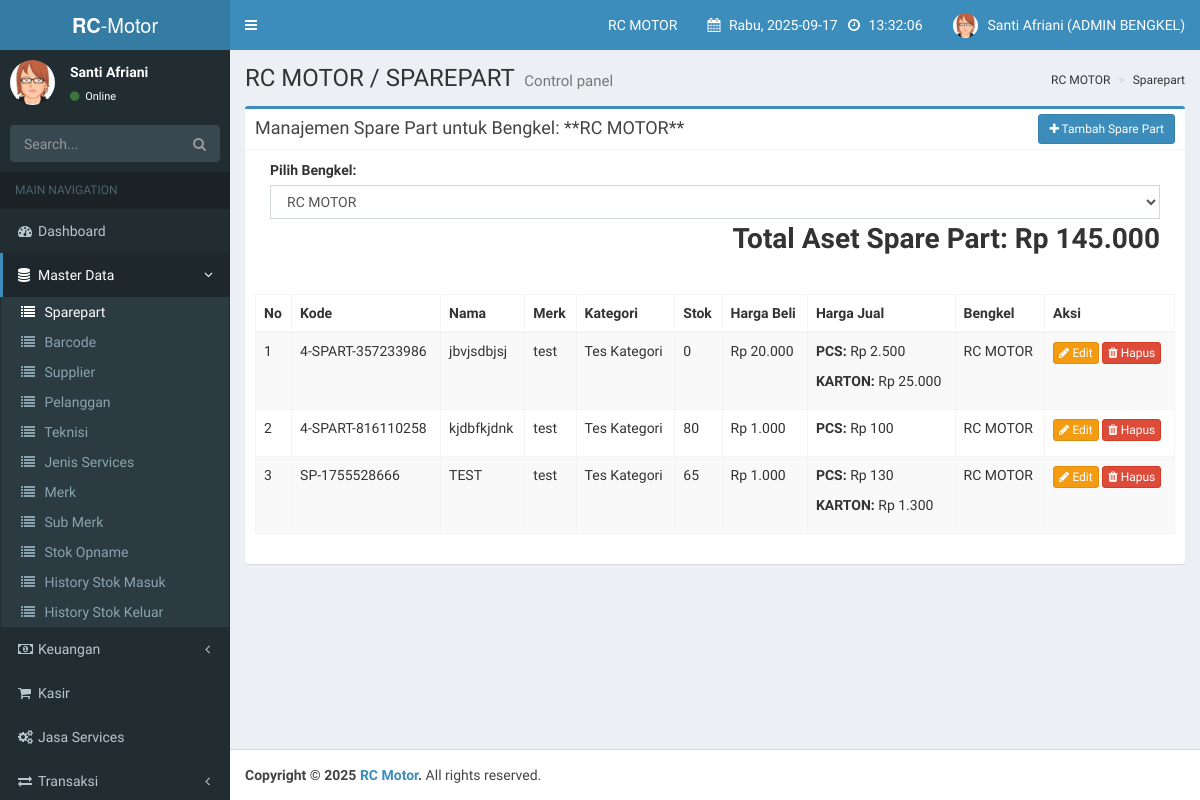
The app's page /index.php?page=sparepart (signed in), older data.
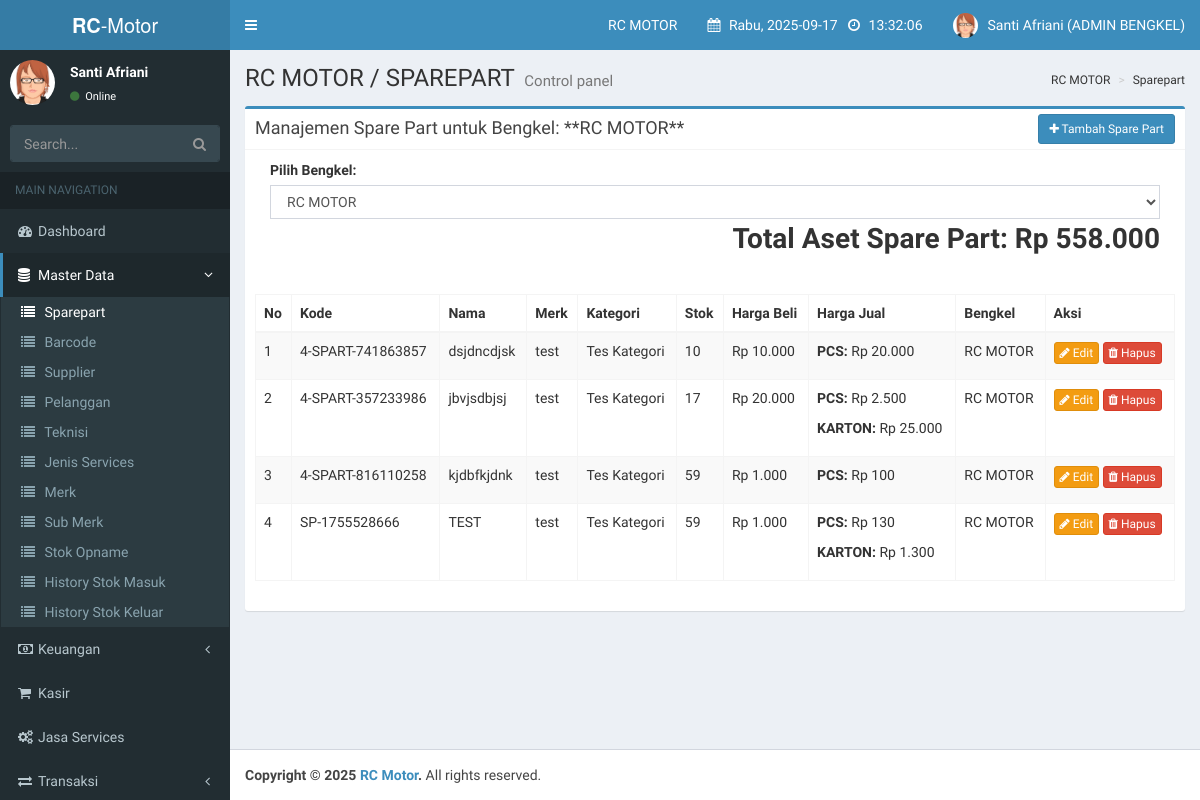
The same page, newer data.
### tables this page shows
CREATE TABLE `spareparts` (
  `id_sparepart` int(11) NOT NULL AUTO_INCREMENT,
  `kode_sparepart` varchar(50) NOT NULL,
  `nama_sparepart` varchar(255) NOT NULL,
  `kategori_id` int(11) NOT NULL,
  `merk_id` int(11) NOT NULL,
  `lokasi_rak` varchar(50) DEFAULT NULL,
  `harga_beli` decimal(15,2) NOT NULL,
  `satuan_beli_id` int(11) NOT NULL,
  `isi_per_pcs_beli` int(11) NOT NULL,
  `hpp_per_pcs` decimal(15,2) NOT NULL,
  `stok_pcs` int(11) NOT NULL,
  `stok_minimal` int(11) NOT NULL,
  `bengkel_id` int(11) NOT NULL,
  PRIMARY KEY (`id_sparepart`),
  UNIQUE KEY `kode_sparepart` (`kode_sparepart`),
  KEY `kategori_id` (`kategori_id`),
  KEY `merk_id` (`merk_id`),
  KEY `satuan_beli_id` (`satuan_beli_id`),
  KEY `bengkel_id` (`bengkel_id`),
  CONSTRAINT `spareparts_ibfk_1` FOREIGN KEY (`kategori_id`) REFERENCES `kategori_sparepart` (`id_kategori`),
  CONSTRAINT `spareparts_ibfk_2` FOREIGN KEY (`merk_id`) REFERENCES `merk_sparepart` (`id_merk`),
  CONSTRAINT `spareparts_ibfk_3` FOREIGN KEY (`satuan_beli_id`) REFERENCES `satuan` (`id_satuan`),
  CONSTRAINT `spareparts_ibfk_4` FOREIGN KEY (`bengkel_id`) REFERENCES `bengkels` (`id_bengkel`)
);

CREATE TABLE `merk_sparepart` (
  `id_merk` int(11) NOT NULL AUTO_INCREMENT,
  `nama_merk` varchar(100) NOT NULL,
  PRIMARY KEY (`id_merk`)
);

CREATE TABLE `kategori_sparepart` (
  `id_kategori` int(11) NOT NULL AUTO_INCREMENT,
  `nama_kategori` varchar(100) NOT NULL,
  PRIMARY KEY (`id_kategori`)
);

CREATE TABLE `harga_jual_sparepart` (
  `id_harga_jual` int(11) NOT NULL AUTO_INCREMENT,
  `sparepart_id` int(11) NOT NULL,
  `tipe_harga` int(11) NOT NULL COMMENT '1, 2, 3, or 4',
  `persentase_jual` decimal(5,2) DEFAULT NULL,
  `harga_jual` decimal(15,2) DEFAULT NULL,
  `satuan_jual_id` int(11) DEFAULT NULL,
  `isi_per_pcs_jual` int(11) DEFAULT NULL,
  PRIMARY KEY (`id_harga_jual`),
  KEY `sparepart_id` (`sparepart_id`),
  KEY `satuan_jual_id` (`satuan_jual_id`),
  CONSTRAINT `harga_jual_sparepart_ibfk_1` FOREIGN KEY (`sparepart_id`) REFERENCES `spareparts` (`id_sparepart`),
  CONSTRAINT `harga_jual_sparepart_ibfk_2` FOREIGN KEY (`satuan_jual_id`) REFERENCES `satuan` (`id_satuan`)
);

CREATE TABLE `satuan` (
  `id_satuan` int(11) NOT NULL AUTO_INCREMENT,
  `nama_satuan` varchar(50) NOT NULL,
  PRIMARY KEY (`id_satuan`)
);

CREATE TABLE `bengkels` (
  `id_bengkel` int(11) NOT NULL AUTO_INCREMENT,
  `nama_bengkel` varchar(100) NOT NULL,
  `alamat` text DEFAULT NULL,
  `telepon` varchar(20) DEFAULT NULL,
  `owner_id` int(11) DEFAULT NULL,
  `status` enum('aktif','non_aktif') NOT NULL DEFAULT 'aktif',
  `created_at` timestamp NOT NULL DEFAULT current_timestamp(),
  `updated_at` timestamp NOT NULL DEFAULT current_timestamp() ON UPDATE current_timestamp(),
  PRIMARY KEY (`id_bengkel`),
  KEY `fk_bengkels_owner` (`owner_id`),
  CONSTRAINT `fk_bengkels_owner` FOREIGN KEY (`owner_id`) REFERENCES `users` (`id_user`) ON DELETE SET NULL
);

### pages/admin_bengkel/sparepart.php (the view, shortened to what the changed rows need)
<?php
$user_role = get_user_role();
$accessible_bengkel_ids = [];
if ($user_role === 'owner_bengkel') {
    $owner_id = $_SESSION['id_user'];
    $query_bengkel_ids = mysqli_query($conn, "SELECT id_bengkel FROM bengkels WHERE owner_id = '$owner_id'");
    while ($row = mysqli_fetch_assoc($query_bengkel_ids)) {
        $accessible_bengkel_ids[] = $row['id_bengkel'];
    }
} else if ($user_role === 'admin_bengkel') {
    $user_id = $_SESSION['id_user'];
    $query_bengkel_admin = mysqli_query($conn, "SELECT bengkel_id FROM users WHERE id_user = '$user_id'");
    if ($row = mysqli_fetch_assoc($query_bengkel_admin)) {
        $accessible_bengkel_ids[] = $row['bengkel_id'];
    }
}
$bengkel_ids_string = "'" . implode("','", $accessible_bengkel_ids) . "'";
$query_bengkels = mysqli_query($conn, "SELECT id_bengkel, nama_bengkel FROM bengkels WHERE id_bengkel IN ($bengkel_ids_string) ORDER BY nama_bengkel ASC");
$bengkels = [];
while ($row = mysqli_fetch_assoc($query_bengkels)) { $bengkels[] = $row; }
$selected_bengkel_id = $_GET['id_bengkel'] ?? ($bengkels[0]['id_bengkel'] ?? null);
$selected_bengkel_name = "Semua Bengkel";
if ($selected_bengkel_id) {
    $query_selected_bengkel = mysqli_query($conn, "SELECT nama_bengkel FROM bengkels WHERE id_bengkel = '$selected_bengkel_id'");
    if (mysqli_num_rows($query_selected_bengkel) > 0) { $data_selected_bengkel = mysqli_fetch_assoc($query_selected_bengkel); $selected_bengkel_name = $data_selected_bengkel['nama_bengkel']; }
}
$total_aset = 0;
$query_aset = mysqli_query($conn, "SELECT stok_pcs, harga_beli FROM spareparts WHERE bengkel_id IN ($bengkel_ids_string)");
while($row_aset = mysqli_fetch_assoc($query_aset)) {
    $total_aset += $row_aset['stok_pcs'] * $row_aset['harga_beli'];
}
?>
<div class="row">
    <div class="col-xs-12">
        <div class="box box-primary">
            <div class="box-header with-border">
                <h3 class="box-title">Manajemen Spare Part untuk Bengkel: **<?= htmlspecialchars($selected_bengkel_name); ?>**</h3>
                <div class="box-tools pull-right">
                    <a href="#" class="btn btn-primary btn-sm" data-toggle="modal" data-target="#modalTambahSparepart" id="btn-tambah-sparepart"><i class="fa fa-plus"></i> Tambah Spare Part</a>
                </div>
            </div>
            <div class="box-body">
                <div class="form-group col-md-12 pull-left">
                    <label for="filter_bengkel">Pilih Bengkel:</label>
                    <select id="filter_bengkel" class="form-control">
                        <?php foreach ($bengkels as $bengkel): ?>
                            <option value="<?= $bengkel['id_bengkel']; ?>" <?= ($bengkel['id_bengkel'] == $selected_bengkel_id) ? 'selected' : ''; ?>>
                                <?= htmlspecialchars($bengkel['nama_bengkel']); ?>
                            </option>
                        <?php endforeach; ?>
                    </select>
                    <div class="pull-right" style="font-size: 28px; font-weight: bold; text-align: justify; margin-bottom: 20px;">
                        Total Aset Spare Part: Rp <?= number_format($total_aset, 0, ',', '.'); ?>
                    </div>
                </div>
                <div class="clearfix"></div>
                <div class="table-responsive">
                    <table class="table table-bordered table-striped" id="dataTable">
                        <thead>
                            <tr>
                                <th>No</th>
                                <th>Kode</th>
                                <th>Nama</th>
                                <th>Merk</th>
                                <th>Kategori</th>
                                <th>Stok</th>
                                <th>Harga Beli</th>
                                <th>Harga Jual</th>
                                <th>Bengkel</th>
                                <th>Aksi</th>
                            </tr>
                        </thead>
                        <tbody>
                            <?php
                            $no = 1;
                            $sql_where = "WHERE sp.bengkel_id IN ($bengkel_ids_string)";
                            if ($selected_bengkel_id) {
                                $sql_where = "WHERE sp.bengkel_id = '$selected_bengkel_id'";
                            }
                            $query_spareparts = mysqli_query($conn, "SELECT sp.*, b.nama_bengkel, k.nama_kategori, m.nama_merk, s.nama_satuan AS nama_satuan_beli FROM spareparts sp JOIN bengkels b ON sp.bengkel_id = b.id_bengkel JOIN kategori_sparepart k ON sp.kategori_id = k.id_kategori JOIN merk_sparepart m ON sp.merk_id = m.id_merk JOIN satuan s ON sp.satuan_beli_id = s.id_satuan $sql_where ORDER BY sp.nama_sparepart ASC");
                            if (mysqli_num_rows($query_spareparts) > 0) {
                                while ($data_part = mysqli_fetch_assoc($query_spareparts)) {
                                    $query_harga_jual = mysqli_query($conn, "SELECT hj.*, s.nama_satuan FROM harga_jual_sparepart hj JOIN satuan s ON hj.satuan_jual_id = s.id_satuan WHERE hj.sparepart_id = '{$data_part['id_sparepart']}' ORDER BY hj.tipe_harga ASC");
                                    $harga_jual_data = [];
                                    while ($hj_row = mysqli_fetch_assoc($query_harga_jual)) {
                                        $harga_jual_data[] = $hj_row;
                                    }
                            ?>
                                    <tr>
                                        <td><?= $no++; ?></td>
                                        <td><?= htmlspecialchars($data_part['kode_sparepart']); ?></td>
                                        <td><?= htmlspecialchars($data_part['nama_sparepart']); ?></td>
                                        <td><?= htmlspecialchars($data_part['nama_merk']); ?></td>
                                        <td><?= htmlspecialchars($data_part['nama_kategori']); ?></td>
                                        <td><?= htmlspecialchars($data_part['stok_pcs']); ?></td>
                                        <td><?= "Rp " . number_format($data_part['harga_beli'], 0, ',', '.'); ?></td>
                                        <td>
                                            <?php foreach ($harga_jual_data as $hj): ?>
                                                <p><strong><?= htmlspecialchars($hj['nama_satuan']); ?>:</strong> Rp <?= number_format($hj['harga_jual'], 0, ',', '.'); ?></p>
                                            <?php endforeach; ?>
                                        </td>
                                        <td><?= htmlspecialchars($data_part['nama_bengkel']); ?></td>
                                        <td>
                                            <a href="#" class="btn btn-warning btn-xs btn-edit"
                                                data-id="<?= $data_part['id_sparepart']; ?>"
                                                data-kode="<?= htmlspecialchars($data_part['kode_sparepart']); ?>"
                                                data-nama="<?= htmlspecialchars($data_part['nama_sparepart']); ?>"
                                                data-kategori-id="<?= htmlspecialchars($data_part['kategori_id']); ?>"
                                                data-merk-id="<?= htmlspecialchars($data_part['merk_id']); ?>"
                                                data-lokasi-rak="<?= htmlspecialchars($data_part['lokasi_rak']); ?>"
                                                data-harga-beli="<?= htmlspecialchars($data_part['harga_beli']); ?>"
                                                data-satuan-beli-id="<?= htmlspecialchars($data_part['satuan_beli_id']); ?>"
                                                data-isi-per-pcs-beli="<?= htmlspecialchars($data_part['isi_per_pcs_beli']); ?>"
                                                data-stok-pcs="<?= htmlspecialchars($data_part['stok_pcs']); ?>"
                                                data-stok-minimal="<?= htmlspecialchars($data_part['stok_minimal']); ?>"
                                                data-bengkel-id="<?= htmlspecialchars($data_part['bengkel_id']); ?>"
                                                data-harga-jual='<?= json_encode($harga_jual_data); ?>'>
                                                <i class="fa fa-pencil"></i> Edit
                                            </a>
                                            <button type="button" class="btn btn-danger btn-xs btn-hapus" data-id="<?= $data_part['id_sparepart']; ?>">
                                                <i class="fa fa-trash"></i> Hapus
                                            </button>
                                        </td>
                                    </tr>
                            <?php
                                }
                            } ?>
                        </tbody>
                    </table>
                </div>
            </div>
        </div>
    </div>
</div>

Row changes from the older to the newer data that the page shows:
added spareparts: kode_sparepart "4-SPART-741863857", nama_sparepart "dsjdncdjsk", merk.nama_merk "test", kategori.nama_kategori "Tes Kategori", stok_pcs "10", harga_beli "10.000", bengkel.nama_bengkel "RC MOTOR"
added harga_jual_sparepart: satuan_jual.nama_satuan "PCS", harga_jual "20.000", shown under "4-SPART-741863857"
changed spareparts "4-SPART-357233986": stok_pcs "0" → "17"
changed spareparts "4-SPART-816110258": stok_pcs "80" → "59"
changed spareparts "SP-1755528666": stok_pcs "65" → "59"
Text that changed along with them:
$total_aset: "145.000" → "558.000"
